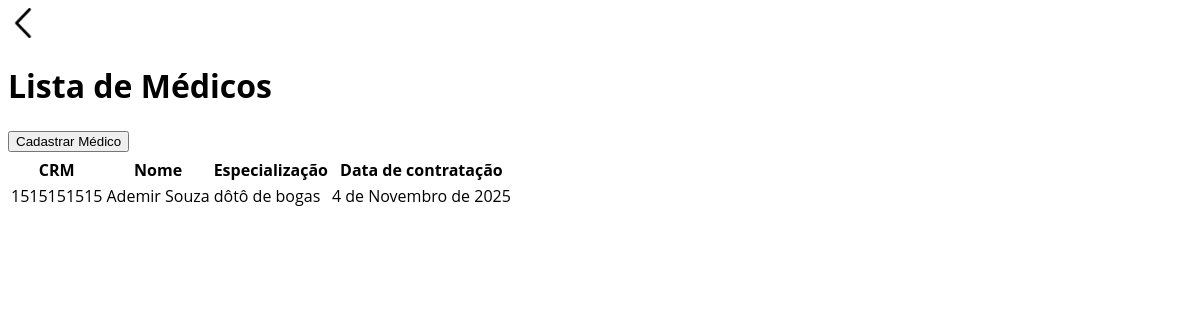
The app's page /medics/ with its own data.
### medics/models.py (models this page shows, shortened)
class Medics(models.Model):
    MEDIC_STATUS = [
        ("ocupado", "Ocupado"),
        ("disponivel", "Disponivel"),
        ("indisponivel", "Indisponivel"),
        ("aguardando", "Aguardando")
    ]
    crm = models.CharField(
        primary_key = True,
        unique = True,
        max_length = 20,
        null = False,
        blank = False,
        default = "0000000000"
    )
    name = models.CharField(
        max_length = 100,
        null = False,
        blank = False,
        default = "-"
    )
    spec = models.CharField(
        max_length = 100,
        default= 'Não informado'
    )
    hire_date = models.DateField(
    )
    status = models.CharField(
        max_length = 20,
        choices = MEDIC_STATUS,
        default = 'aguardando'
    )

### medics/views.py (the view)
# urls.py: path("", views.medics_list, name='medics'),
def medics_list(request, crm=None):
    if crm:
        medics = [get_list_or_404(Medics, crm=crm)]
    else:
        medics = Medics.objects.all().prefetch_related("exams")
    return render(request, "medics/medics_list.html", {"medics": medics})

### medics/templates/medics/medics_list.html (shortened to what this page needs)
<!DOCTYPE html>
<html lang="en">
<head>
    {% load static %}
    <link rel="stylesheet" href="{% static "medics/style.css" %}">
</head>
<body>
    <header>
        <a href="{% url 'home' %}" class="head_btn">
            <img src="{% static 'medics/icons/back_icon.png' %}" alt="">
        </a>
        <h1>Lista de Médicos</h1>
        <button type="button" onclick="window.location='{% url 'add_medic' %}'">Cadastrar Médico</button>
    </header>
    <table class="medics">
        <th>
            <tr>
                <th>CRM</th>
                <th>Nome</th>
                <th>Especialização</th>
                <th>Data de contratação</th>
            </tr>
        </th>
        <tbody>
            {% for m in medics %}
                <tr>
                    <td>{{ m.crm }}</td>
                    <td>{{ m.name }}</td>
                    <td>{{ m.spec }}</td>
                    <td>{{ m.hire_date }}</td>
                </tr>
            {% endfor %}
        </tbody>
    </table>
</body>
</html>

### medics/static/medics/style.css (style rules this page uses)
body { font-family: open sans, sans-serif; }
.head_btn img { width: 30px; }

### records on screen
Medics: crm "1515151515", name "Ademir Souza", spec "dôtô de bogas", hire_date "4 de Novembro de 2025"
